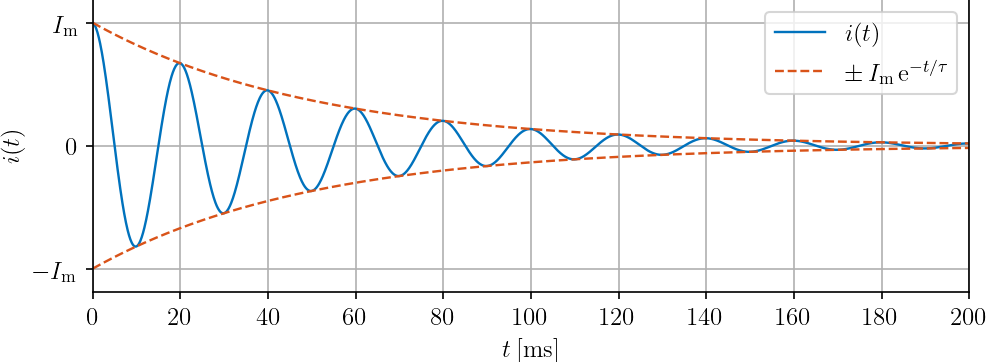

Python code for this plot:
# Imports
import numpy as np
import matplotlib.pyplot as plt
from pathlib import Path

# Initial settings
script_dir = Path(__file__).parent

# Rendering settings (LaTeX + global style)
plt.rcParams.update({
    "text.usetex": True,
    "text.latex.preamble": r"\usepackage{amsmath}",
    "font.family": "serif",
    "axes.labelsize": 12,
    "font.size": 12,
    "legend.fontsize": 12,
    "xtick.labelsize": 12,
    "ytick.labelsize": 12,
    "lines.linewidth": 1.15
})

# Signal definition (damped cosine current)
Im  = 1
f   = 50
w   = 2 * np.pi * f
tau = 0.05

t = np.arange(0, 1 + 1e-4, 1e-4)

i = Im * np.cos(w * t) * np.exp(-t / tau)
envelope = Im * np.exp(-t / tau)

blueColor = (0.0000, 0.4470, 0.7410)
redColor  = (0.8500, 0.3250, 0.0980)

# Figure and Plot
plt.close('all')
fig = plt.figure(figsize=(500/72, 200/72))

hp1, = plt.plot(t, i, color=blueColor)
hp2, = plt.plot(t, envelope, '--', color=redColor)
plt.plot(t, -envelope, '--', color=redColor)

# Axes configuration
plt.grid(True)
plt.xlim(0, 200e-3)
plt.ylim(1.19 * np.array([-1, 1]))

# Ticks
xtick_values = np.arange(0, 200e-3 + 1e-9, 20e-3)
plt.xticks(xtick_values, [rf'${int(x*1e3)}$' for x in xtick_values])
plt.yticks([-1, 0, 1], [r'$-I_\mathrm{m}$', r'$0$', r'$I_\mathrm{m}$'])

# Labels
plt.xlabel(r'$t\:[\mathrm{ms}]$')
plt.ylabel(r'$i(t)$')

# Legend
plt.legend(
    [hp1, hp2],
    [r'$i(t)$', r'$\pm\,I_\mathrm{m}\,\mathrm{e}^{-t/\tau}$'],
    loc='upper right'
)

# Layout
plt.tight_layout()

# Export (vector PDF + raster PNG for web)
plt.savefig(
    script_dir / 'current_oscillatory_waveform.pdf',
    bbox_inches='tight',
    pad_inches=0
)

plt.savefig(
    script_dir / 'current_oscillatory_waveform.png',
    dpi=150,
    bbox_inches='tight',
    pad_inches=0
)

#plt.show()
